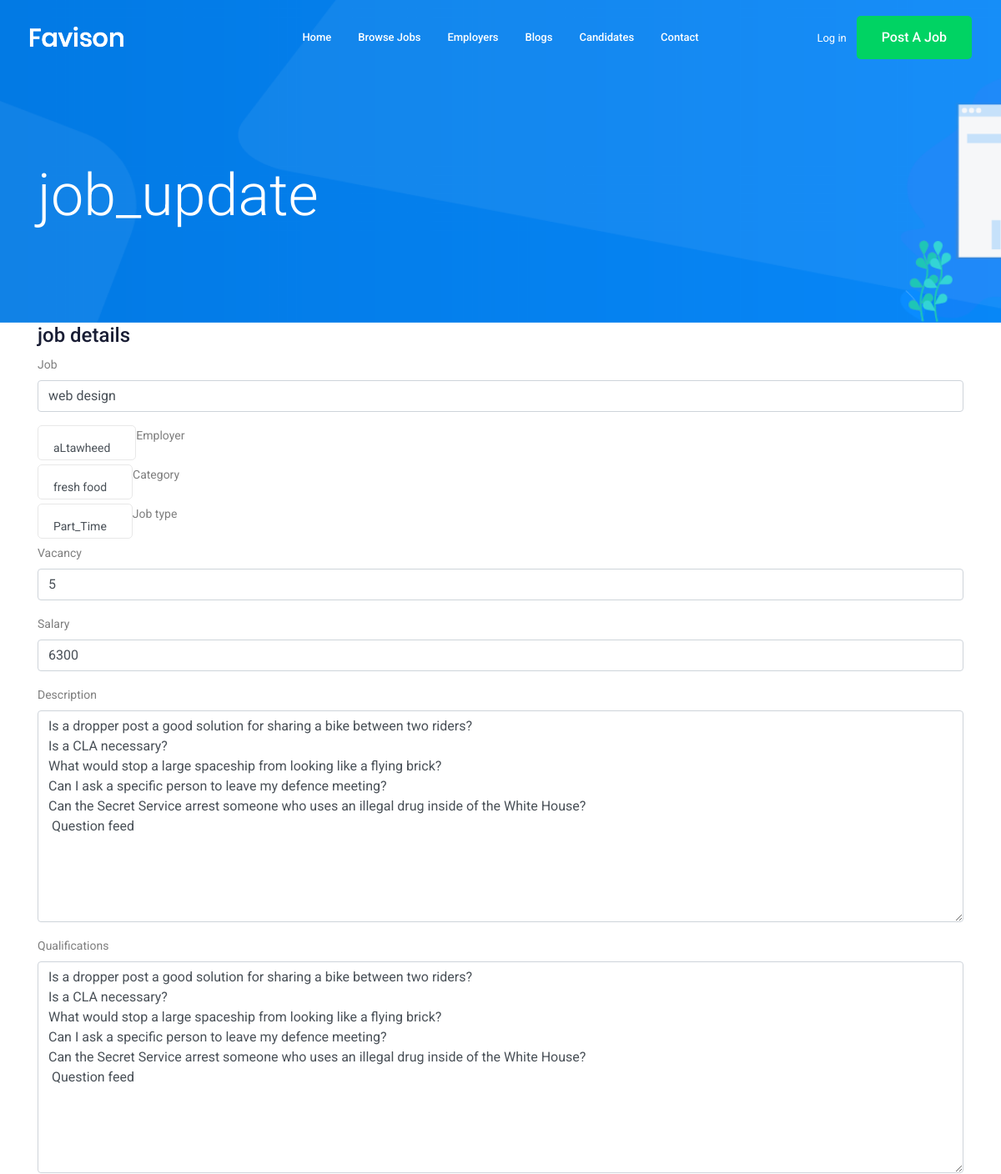
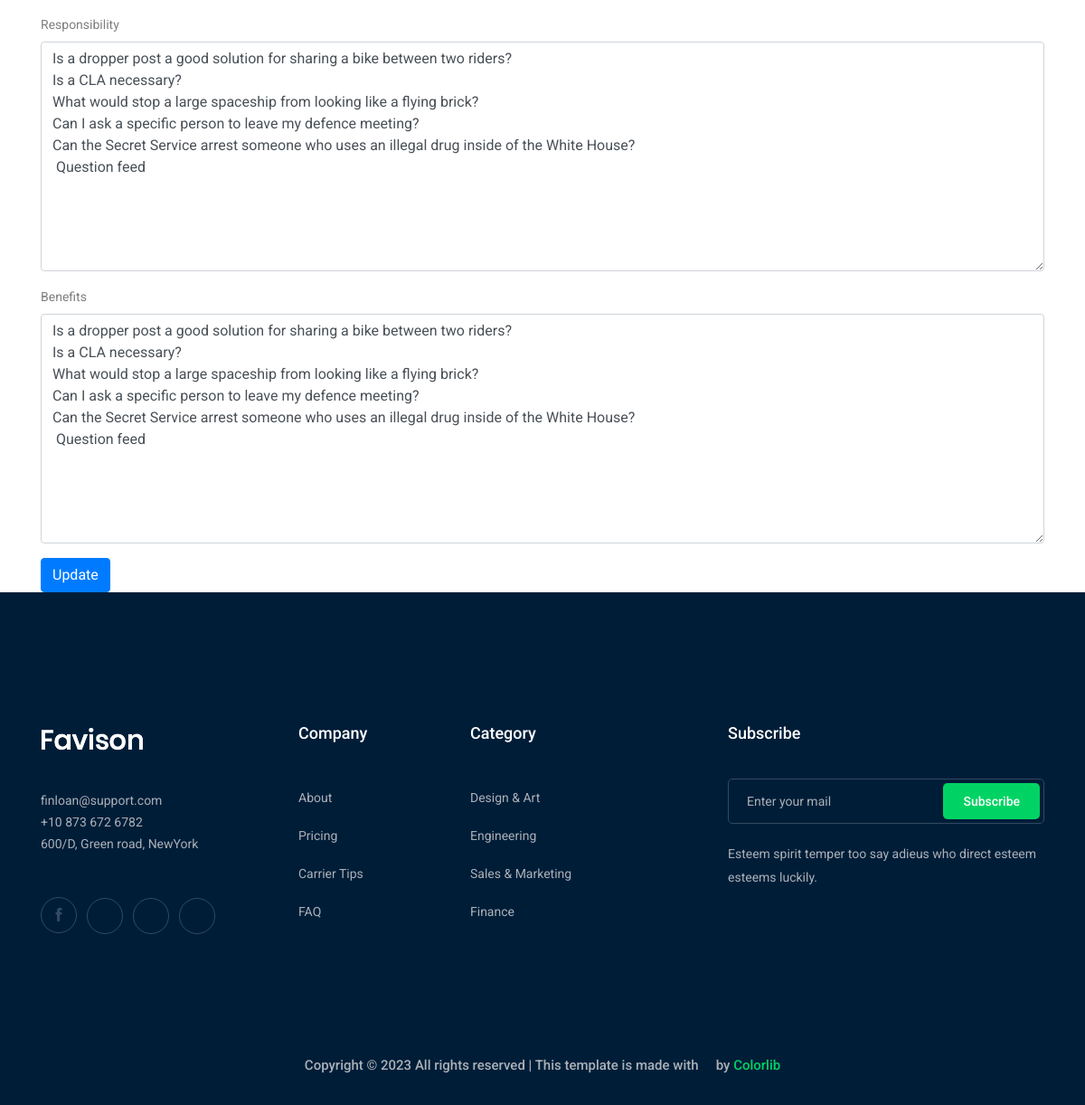
Page /jobs/web-design-job-41d1/update on the committed database (2 pictures, top to bottom).
### board/models.py (models this page shows, shortened)
class Job(models.Model):
    publisher = models.ForeignKey(User, verbose_name=_(
        "publisher"), on_delete=models.SET_NULL, null=True, blank=True, related_name='job_author')
    name = models.CharField(_("job"), max_length=100)
    employer = models.ForeignKey(Employer, verbose_name=_(
        "employer"), on_delete=models.SET_NULL, related_name='job_employer', null=True, blank=True)
    category = models.ForeignKey(Category, verbose_name=_(
        "category"), on_delete=models.CASCADE, related_name='job_category')
    job_type = models.CharField(_("job type"), max_length=50, choices=JOB_TYPE)
    published_at = models.DateTimeField(_("published at"), auto_now_add=True)
    vacancy = models.IntegerField(_("vacancy"))
    salary = models.IntegerField(_("salary"))
    des = models.TextField(_("description"), max_length=2500)
    Qual = models.TextField(_("Qualifications"), max_length=2500)
    Res = models.TextField(_("Responsibility"), max_length=2500)
    Benefits = models.TextField(_("Benefits"), max_length=2500)
    slug = models.SlugField(_("slug"), null=True, blank=True, unique=True)

class Category(models.Model):
    name = models.CharField(_("name"), max_length=50)
    slug = models.SlugField(_("slug"), null=True, blank=True, unique=True)
    def __str__(self):
        return self.name

### companies/models.py (models this page shows, shortened)
class Employer(models.Model):
    name = models.CharField(_("name"), max_length=100)
    industry = models.CharField(_("Industry"), max_length=250)
    icon = models.CharField(_("icon"), max_length=50)
    founded = models.DateField(_("founded"), auto_now=False, auto_now_add=False)
    location = models.CharField(_("location"), max_length=250)
    website = models.CharField(_("website"), max_length=150)
    size = models.CharField(_("company size"), max_length=100)
    Profile = models.TextField(_("company Profile"), max_length=1000)
    linkedin = models.CharField(_("linkedin"), max_length=100)
    slug = models.SlugField(_("slug"), null=True, blank=True, unique=True)
    def __str__(self):
        return self.name

### board/views.py (the view)
# urls.py: path('jobs/<slug:slug>/update', Job_update ,name='job_update'), # functions
def Job_update(request, slug):
    job = get_object_or_404(Job, slug=slug)
    if request.method == 'POST':
        form = JobForm(request.POST, request.FILES, instance=job)
        if form.is_valid():
            job = form.save(commit=False)
            job.user = request.user
            job.save()
            return redirect('board:job_detail', slug=job.slug)
    else:
        form = JobForm(instance=job)
        return render(request, 'board/job_update.html', {'form': form})

### board/forms.py
class JobForm(forms.ModelForm):
    class Meta:
        model = Job
        fields = '__all__'
        exclude=['slug','publisher']

### board/templates/board/job_update.html (shortened to what this page needs)
{% extends 'base.html' %}
{% load bootstrap4 %}
{% block content %}
<div class="bradcam_area bradcam_bg_1">
    <div class="container">
        <div class="row">
            <div class="col-xl-12">
                <div class="bradcam_text">
                    <h4>job_update</h4>
                </div>
            </div>
        </div>
    </div>
</div>
<div class="container">
    <form method="POST" enctype="multipart/form-data" class="apply_job_form white-bg">
        <h3>job details</h3>
        {% bootstrap_form form %}
        {% buttons %}
        <button type="submit" class="btn btn-primary">Update</button>
        {% endbuttons %}
    </form>
</div>
{% endblock content %}

### rows in the picture
Job: name "web design", vacancy "5", salary "6300", des "Is a dropper post a good solution for sharing a bike between two riders? Is a CLA necessary? What would stop a large spaceship from looking like a flying brick? Can I ask a specific person to leave my defence meeting? Can the Secret Service arrest someone who uses an illegal drug inside of the White House? Question feed", Qual "Is a dropper post a good solution for sharing a bike between two riders? Is a CLA necessary? What would stop a large spaceship from looking like a flying brick? Can I ask a specific person to leave my defence meeting? Can the Secret Service arrest someone who uses an illegal drug inside of the White House? Question feed", Res "Is a dropper post a good solution for sharing a bike between two riders? Is a CLA necessary? What would stop a large spaceship from looking like a flying brick? Can I ask a specific person to leave my defence meeting? Can the Secret Service arrest someone who uses an illegal drug inside of the White House? Question feed", Benefits "Is a dropper post a good solution for sharing a bike between two riders? Is a CLA necessary? What would stop a large spaceship from looking like a flying brick? Can I ask a specific person to leave my defence meeting? Can the Secret Service arrest someone who uses an illegal drug inside of the White House? Question feed"
